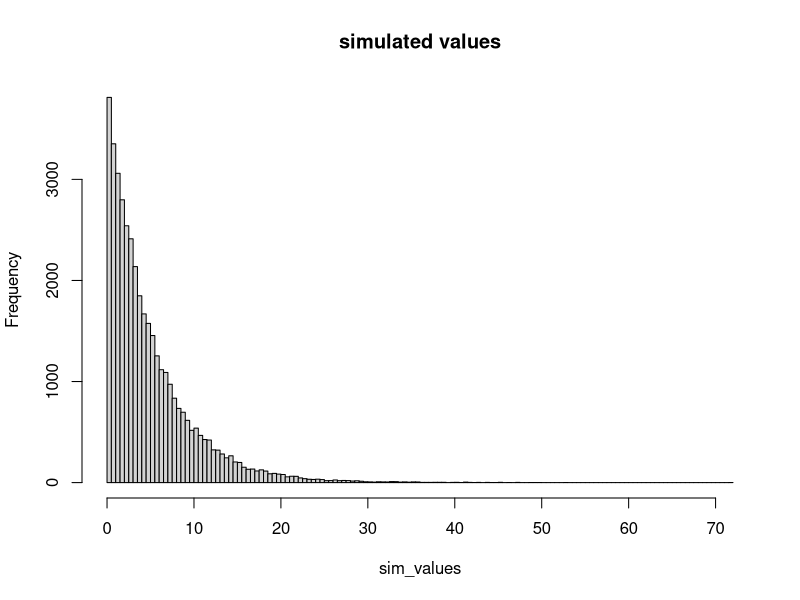
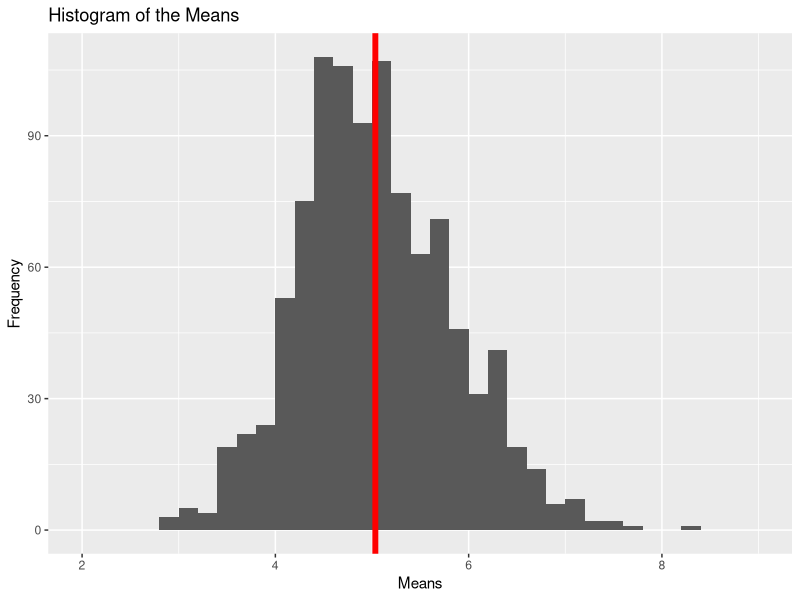

Write R code to recreate these figures, in order. (Note: this script raises an error after producing the figures.)
## ---- chunk 1
knitr::opts_chunk$set(echo = TRUE)
## ---- chunk 2
lambda <- 0.2 # lambda
n <- 40 # size of the sample
sim_num <- 1000 # number of drows
## ---- chunk 3
set.seed(67893)
## ---- chunk 4
sim_values<- rexp(n = sim_num * n,lambda)
hist(sim_values, main = "simulated values", breaks =200)
## ---- chunk 5
matrix <- matrix(rexp(n = sim_num * n,lambda), sim_num, n)
means <- rowMeans(matrix)
simData <- data.frame(cbind(matrix,means))
## ---- chunk 6
theoretical_mean <- 1/lambda
theoretical_mean
## ---- chunk 7
sample_mean <-mean(rexp(40, 0.2))
sample_mean
## ---- chunk 8
mean_difference<-abs(theoretical_mean-sample_mean)
mean_difference
## ---- chunk 9
mns = NULL
for (i in 1 : 1000) mns = c(mns, mean(rexp(40, 0.2)))
sample_mean1000<- mean(mns)
mean_difference2<-theoretical_mean-sample_mean1000
sample_mean1000
mean_difference2
## ---- chunk 10
library("ggplot2")
ggplot(data = simData, aes(simData$means)) + 
  geom_histogram(breaks = seq(2, 9, by = 0.2)) + 
  labs(title = "Histogram of the Means", x = "Means", y = "Frequency") + 
  geom_vline(aes(xintercept=mean(simData$means)), color="red", 
 size=2)
## ---- chunk 11
theoretical_variance = ((1 / lambda) ^ 2) / n
theoretical_variance
## ---- chunk 12
sample_variance<-var(means)
sample_variance

var_difference <- theoretical_variance-sample_variance
var_difference
## ---- chunk 13
qplot(means, geom = 'blank') + 
  geom_line(aes(y=..density.., colour='Empirical'), stat='density', size=1) + 
  stat_function(fun=dnorm, args=list(mean=(1/lambda), sd=((1/lambda)/sqrt(n))), 
                aes(colour='Normal'), size=1) + 
  geom_histogram(aes(y=..density.., fill=..density..), alpha=0.4, 
                 breaks = seq(2, 9, by = 0.2), col='red') + 
  scale_fill_gradient("Density", low = "yellow", high = "red") + 
  scale_color_manual(name='Density', values=c('brown', 'blue')) 
